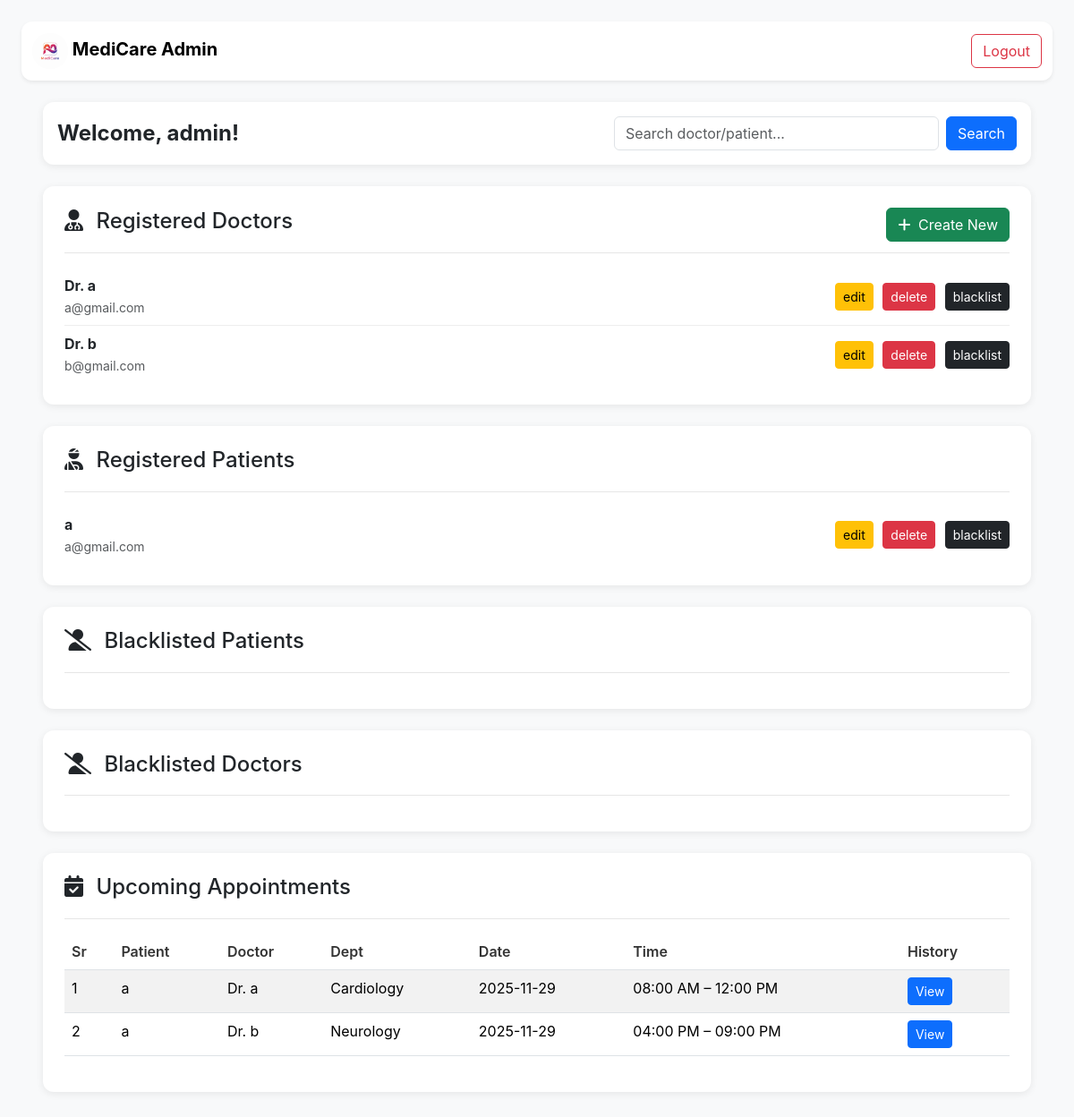
The page /admin on the database its author committed.
### application/models.py (models this page shows)
class User(db.Model):
    __tablename__ = 'user'
    id = db.Column(db.Integer(),primary_key = True)
    blocked = db.Column(db.Boolean(), default=False, nullable=False)
    username = db.Column(db.String(), unique=True, nullable=False)
    password = db.Column(db.String(), nullable=False)
    type = db.Column(db.String(), default="patient", nullable=False)
    patient = db.relationship('Patient', backref='user', cascade="all, delete-orphan")
    doctor = db.relationship('Doctor', backref='user', cascade="all, delete-orphan")

class Doctor(db.Model):
    __tablename__ = 'doctor'
    id = db.Column(db.Integer(),primary_key = True)
    doctor_name = db.Column(db.String(), nullable=False)
    password = db.Column(db.String(), nullable=False)
    email = db.Column(db.String(), nullable=False)
    department_id = db.Column(db.Integer(), db.ForeignKey('department.id'), nullable=False)
    user_id = db.Column(db.Integer(), db.ForeignKey('user.id', ondelete="CASCADE"), nullable=False)
    type = db.Column(db.String(), nullable=False)
    experience = db.Column(db.Integer(), nullable=False)
    appointment = db.relationship('Appointment', backref='doctor')
    availability = db.relationship('Availability', backref='doctor', cascade="all, delete-orphan")

class Patient(db.Model):
    __tablename__ = 'patient'
    id = db.Column(db.Integer(),primary_key = True)
    blocked = db.Column(db.Boolean(), default=False, nullable=False)
    user_id = db.Column(db.Integer(), db.ForeignKey('user.id', ondelete="CASCADE"), nullable=False)
    name = db.Column(db.String(), nullable=False)
    age = db.Column(db.Integer(), nullable=False)
    gender = db.Column(db.String(), nullable=False)
    phone = db.Column(db.String(), nullable=False)
    email = db.Column(db.String(), nullable=False)
    appointment = db.relationship('Appointment', backref='patient')

class Appointment(db.Model):
    __tablename__ = 'appointment'
    id = db.Column(db.Integer(),primary_key = True)
    patient_id = db.Column(db.Integer(), db.ForeignKey('patient.id', ondelete="CASCADE"), nullable=False)
    doctor_id = db.Column(db.Integer(), db.ForeignKey('doctor.id', ondelete="CASCADE"), nullable=False)
    date = db.Column(db.String(), nullable=False)
    time = db.Column(db.String(), nullable=False)
    visit_type = db.Column(db.String(), default="In-person", nullable=False)
    status = db.Column(db.String(), default="Upcoming")

class Department(db.Model):
    __tablename__ = 'department'
    id = db.Column(db.Integer(),primary_key = True)
    name = db.Column(db.String())
    description = db.Column(db.String())
    doctor = db.relationship('Doctor', backref='department')

### application/controllers.py (the view, shortened to what this page needs)
@app.route("/admin")
def admin_dash():
    q = request.args.get("q", "").strip()
    if q == "":
        doctors = Doctor.query.join(User).filter(User.blocked == False).all()
        blacklisted_doctors = Doctor.query.join(User).filter(User.blocked == True).all()
        patients = Patient.query.filter_by(blocked=False).all()
        blacklisted_patients = Patient.query.filter_by(blocked=True).all()
        upcoming = Appointment.query.join(Patient).join(Doctor).all()
    this_user = User.query.filter_by(type="admin").first()
    return render_template("admin_dash.html",
        this_user=this_user,
        doctors=doctors,
        patients=patients,
        q=q,
        blacklisted_patients=blacklisted_patients,
        blacklisted_doctors=blacklisted_doctors,
        upcoming=upcoming)

### templates/admin_dash.html (shortened to what this page needs)
<!DOCTYPE html>
<html lang="en">
<head>
    <link href="https://cdn.jsdelivr.net/npm/bootstrap@5.3.2/dist/css/bootstrap.min.css" rel="stylesheet">
</head>
<body class="p-4">
    <nav class="navbar navbar-expand-lg navbar-light bg-white shadow-sm mb-4" style="border-radius: 0.75rem;">
        <div class="container-fluid">
            <a class="navbar-brand fw-bold" href="/">
                <img src="../static/logo2.png" style="height: 40px; border-radius: 50%;">
                MediCare Admin
            </a>
            <div class="collapse navbar-collapse" id="adminNav">
                <ul class="navbar-nav ms-auto">
                    <li class="nav-item">
                        <a href="/logout" class="btn btn-outline-danger">Logout</a>
                    </li>
                </ul>
            </div>
        </div>
    </nav>
    <main class="container-fluid px-4">
        <div class="card p-3 mb-4">
            <div class="d-flex justify-content-between align-items-center">
                <h4 class="fw-bold mb-0">Welcome, {{this_user.username}}!</h4>
                <form class="d-flex align-items-center gap-2" method="get" action="/admin"
                    style="max-width: 450px; width: 100%;">
                    <div class="position-relative w-100">
                        <input name="q" id="searchInput" class="form-control" type="text"
                            placeholder="Search doctor/patient..." value="{{ q }}" style="padding-right: 35px;">
                    </div>
                    <button class="btn btn-primary" type="submit">Search</button>
                </form>
            </div>
        </div>
        <div class="card p-4 mb-4">
            <div class="section-header">
                <h4><i class="fa-solid fa-user-doctor me-2"></i> Registered Doctors</h4>
                <a href="/add_doctor" class="btn btn-success"><i class="fa-solid fa-plus me-1"></i> Create New</a>
            </div>
            <ul class="list-group list-group-flush mt-3">
                {% for d in doctors %}
                <li class="list-group-item d-flex justify-content-between align-items-center">
                    <div>
                        <strong>{{ d.doctor_name }}</strong><br>
                        <small class="text-muted">{{ d.email }}</small>
                    </div>
                    <div class="admin-buttons">
                        <a href="/edit_doctor/{{ d.id }}" class="btn btn-warning btn-sm">edit</a>
                        <a href="/delete_doctor/{{ d.id }}" class="btn btn-danger btn-sm">delete</a>
                        <a href="/blacklist_doctor/{{ d.id }}" class="btn btn-dark btn-sm">blacklist</a>
                    </div>
                </li>
                {% endfor %}
            </ul>
        </div>
        <div class="card p-4 mb-4">
            <div class="section-header">
                <h4><i class="fa-solid fa-user-injured me-2"></i> Registered Patients</h4>
            </div>
            <ul class="list-group list-group-flush mt-3">
                {% for p in patients %}
                <li class="list-group-item d-flex justify-content-between align-items-center">
                    <div>
                        <strong>{{ p.name }}</strong><br>
                        <small class="text-muted">{{ p.email }}</small>
                    </div>
                    <div class="admin-buttons">
                        <a href="/edit_patient/{{ p.id }}" class="btn btn-warning btn-sm">edit</a>
                        <a href="/delete_patient/{{ p.id }}" class="btn btn-danger btn-sm">delete</a>
                        <a href="/blacklist_patient/{{ p.id }}" class="btn btn-dark btn-sm">blacklist</a>
                    </div>
                </li>
                {% endfor %}
            </ul>
        </div>
        <div class="card p-4 mb-4">
            <div class="section-header">
                <h4><i class="fa-solid fa-user-slash me-2"></i> Blacklisted Patients</h4>
            </div>
        </div>
        <div class="card p-4 mb-4">
            <div class="section-header">
                <h4><i class="fa-solid fa-user-slash me-2"></i> Blacklisted Doctors</h4>
            </div>
        </div>
        <div class="card p-4 mb-4">
            <div class="section-header">
                <h4><i class="fa-solid fa-calendar-check me-2"></i> Upcoming Appointments</h4>
            </div>
            <div class="table-responsive mt-3">
                <table class="table table-striped">
                    <thead>
                        <tr>
                            <th>Sr</th>
                            <th>Patient</th>
                            <th>Doctor</th>
                            <th>Dept</th>
                            <th>Date</th>
                            <th>Time</th>
                            <th>History</th>
                        </tr>
                    </thead>
                    <tbody>
                        {% for a in upcoming %}
                        <tr>
                            <td>{{ loop.index }}</td>
                            <td>{{ a.patient.name }}</td>
                            <td>{{ a.doctor.doctor_name }}</td>
                            <td>{{ a.doctor.department.name }}</td>
                            <td>{{ a.date }}</td>
                            <td>
                                {% if a.time == "morning" %}
                                08:00 AM – 12:00 PM
                                {% else %}
                                04:00 PM – 09:00 PM
                                {% endif %}
                            </td>
                            <td>
                                <a href="/patient_history?id={{ a.patient_id }}" class="btn btn-primary btn-sm">View</a>
                            </td>
                        </tr>
                        {% endfor %}
                    </tbody>
                </table>
            </div>
        </div>
    </main>
</body>
</html>

### templates/admin_dash.html (style rules this page uses)
body { font-family: 'Inter', sans-serif; background-color: #f8f9fa; }
.card { border: none; border-radius: 0.75rem; box-shadow: 0px 2px 8px rgba(0, 0, 0, 0.08); width: 100% !important; }
.section-header { display: flex; justify-content: space-between; align-items: center; padding-bottom: 12px; border-bottom: 1px solid #e6e6e6; }
.list-group-item { border: none !important; padding-left: 0 !important; padding-right: 0 !important; }
.list-group-item+.list-group-item { border-top: 1px solid #eee !important; }
.admin-buttons .btn { margin-left: 6px; }
.table thead { background: #f1f3f5; }
.table th { font-weight: 600; color: #333; }

### rows shown on the page
User: username "admin"
Doctor: doctor_name "Dr. a", email "a@gmail.com"
Doctor: doctor_name "Dr. b", email "b@gmail.com"
Patient: name "a", email "a@gmail.com"
Appointment: patient.name "a", doctor.doctor_name "Dr. a", doctor.department.name "Cardiology", date "2025-11-29", time "08:00 AM – 12:00 PM"
Appointment: patient.name "a", doctor.doctor_name "Dr. b", doctor.department.name "Neurology", date "2025-11-29", time "04:00 PM – 09:00 PM"
